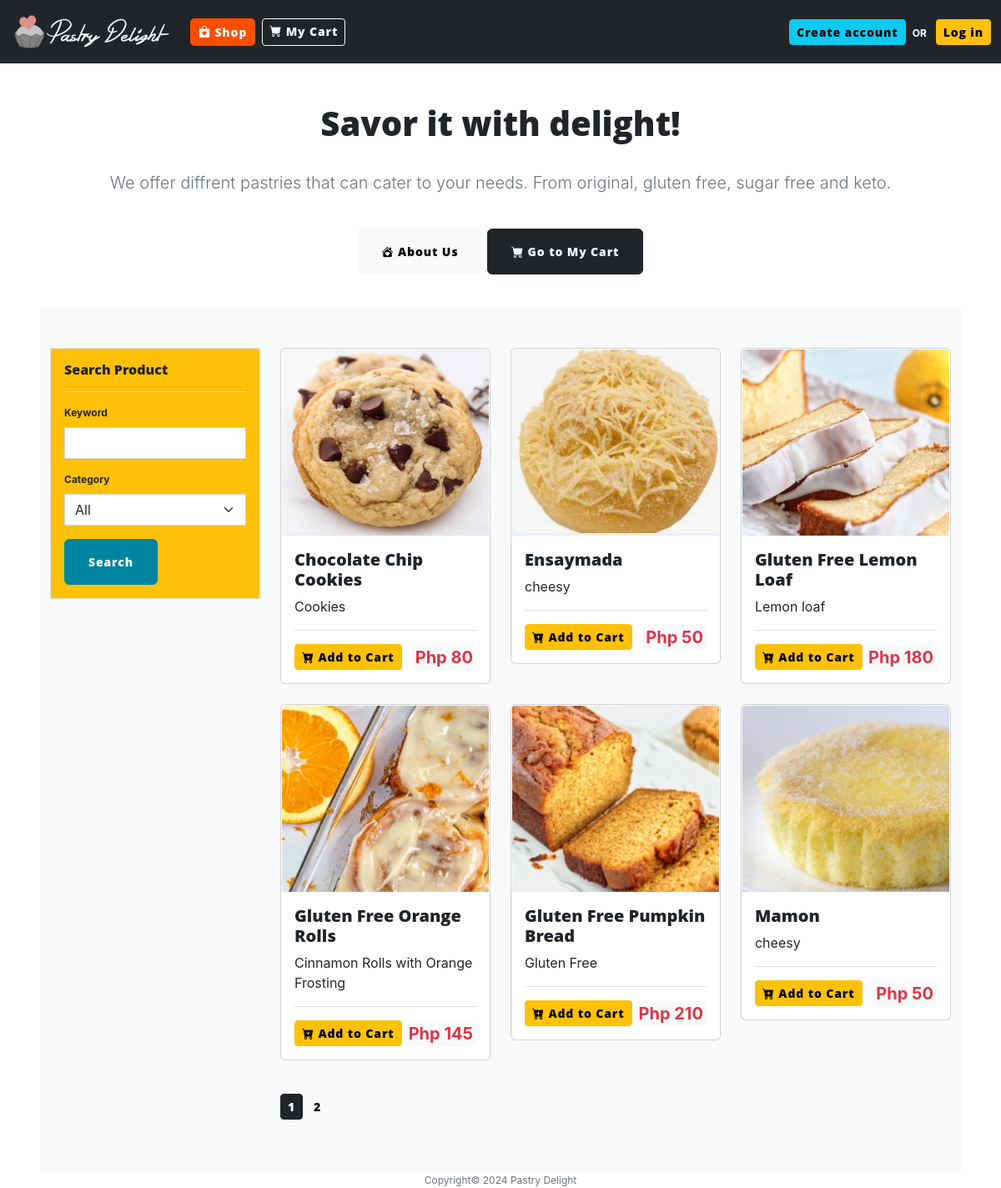
Before: / with the older database file.
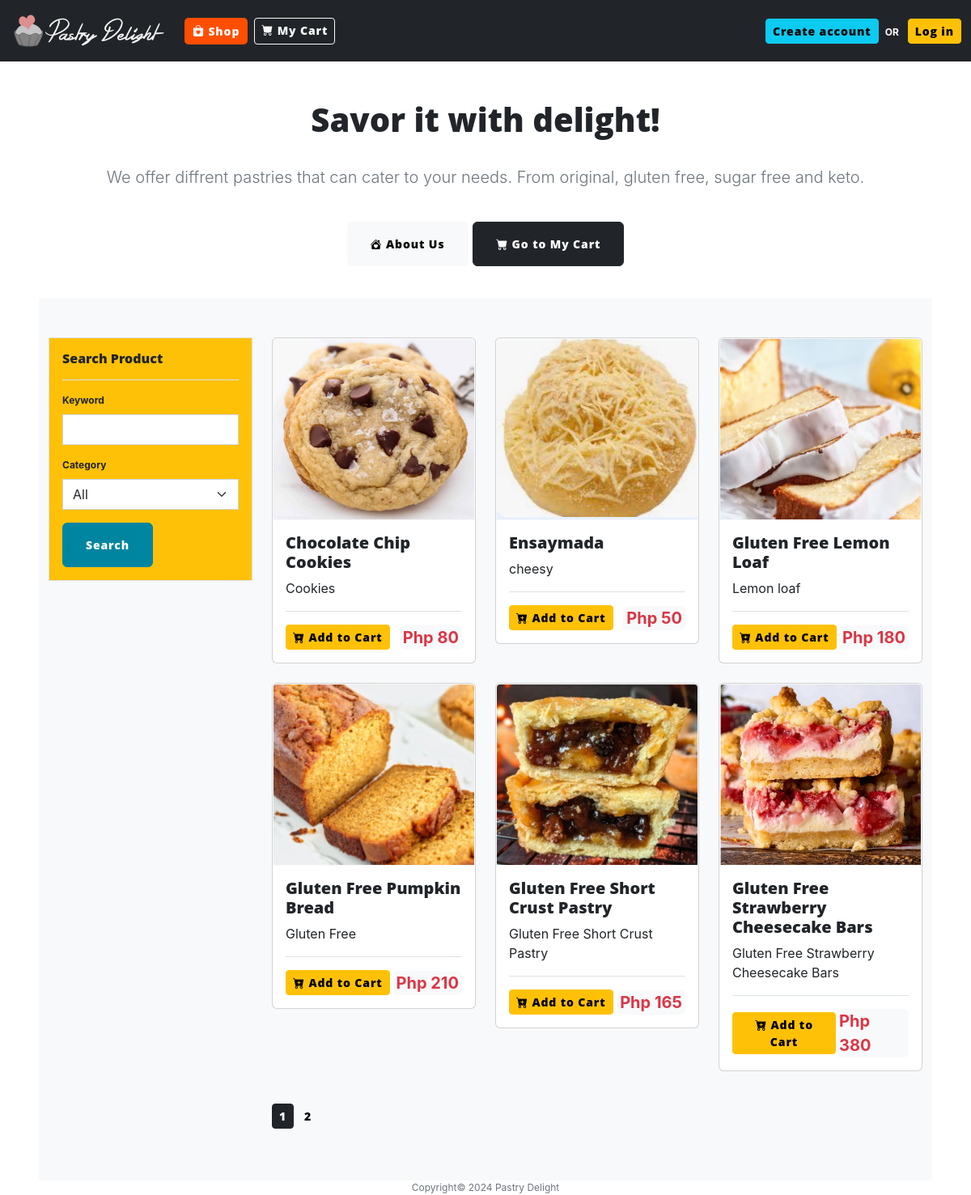
After: the same page with the newer database file.
### model.py (models this page shows, shortened)
class Product(db.Model):
    __tablename__ = "product"
    id: Mapped[int] = mapped_column(primary_key=True)
    name: Mapped[str] = mapped_column(String(250), unique=True)
    code: Mapped[str] = mapped_column(String(20), nullable=True, unique=True)
    price: Mapped[float] = mapped_column(Float)
    description: Mapped[str] = mapped_column(String(250), nullable=True)
    remarks: Mapped[str] = mapped_column(String(250), nullable=True)
    status: Mapped[str] = mapped_column(String(100))
    img_path: Mapped[str] = mapped_column(String(250), nullable=True)
    product_category_id: Mapped[int] = mapped_column(ForeignKey("product_category.id"))
    product_category = relationship("ProductCategory", back_populates="products")
    created_date: Mapped[datetime] = mapped_column(DateTime(timezone=False), server_default=func.now(), nullable=False)
    user_id: Mapped[int] = mapped_column(ForeignKey("user.id"))
    created_by = relationship("User", back_populates="products")

### main.py (the view)
@app.route("/", methods=["GET", "POST"])
def home():
    if 'cart' not in session:
        session['cart'] = db_connect.cart
        session['order'] = db_connect.order
    cart = session['cart']
    db_connect.records_per_page = RECORDS_PER_PAGE_HOME
    page = request.args.get('page', 1, type=int)
    per_page = db_connect.records_per_page
    offset = (page - 1) * per_page
    is_admin = False
    form = ProductSearchForm()
    categories = db_connect.get_product_categories()
    form.category.choices = [('0', 'All')]
    form.category.choices.extend([(categ.id, categ.name) for categ in categories])
    form_cart = AddtoCartForm()
    if current_user.is_authenticated:
        user_access = db_connect.get_user_access(**{'user_id': current_user.id, 'user_group_id': 1})
        if user_access:
            is_admin = True
    if 'search_home_criteria' not in session:
        session['search_home_criteria'] = {
            'keyword': "%%",
            'category': 0
        }
    search_criteria = session['search_home_criteria']
    if request.method == "POST":
        page = 1
        search_criteria["keyword"] = f"%{form.keyword.data}%"
        search_criteria["category"] = form.category.data
        session['search_home_criteria'] = search_criteria
    else:
        if "search_home_criteria" in session:
            get_search_criteria = session['search_home_criteria']
            form.keyword.data = get_search_criteria["keyword"].replace("%", "")
            form.category.data = get_search_criteria["category"]
    if int(search_criteria["category"]) > 0:
        products = db_connect.get_products(keyword=search_criteria["keyword"], page=page,
                                           **{'status': 'ACTIVE', 'product_category_id': search_criteria["category"]})
    else:
        products = db_connect.get_products(keyword=search_criteria["keyword"], page=page,
                                           **{'status': 'ACTIVE'})
    return render_template("home.html", products=products,cart=cart, form=form, form_cart=form_cart, is_admin=is_admin,
                           now=DATE_NOW)

### form.py
class ProductSearchForm(FlaskForm):
    keyword = StringField('Keyword')
    category = SelectField('Category')
    submit_btn = SubmitField('Search',render_kw={'class':'btn-sm btn-dark'})

class AddtoCartForm(FlaskForm):
    qty = IntegerField('Quantity', validators=[DataRequired(),NumberRange(min=1)])
    submit_btn = SubmitField('Add to Cart')

### model.py (called while the page is built)
    def get_product_categories(self):
        record_list = self.db.session.execute(db.select(ProductCategory).order_by(ProductCategory.name)).scalars().all()
        return record_list

### templates/home.html (shortened to what this page needs)
{% include "header.html" %}
{% from "bootstrap5/form.html" import render_form, render_field %}
<body class="body_home">
<main role="main" class="pt-5">
    <section class="jumbotron text-center">
        <div class="container">
            <h1 class="jumbotron-heading">Savor it with delight!</h1>
            <p class="lead text-muted">We offer diffrent pastries that can cater to your needs.
                From original, gluten free, sugar free and keto.</p>
            <p>
                <a href="{{ url_for('about_us') }}" class="btn btn-light my-2">
                    <i class="bi bi-house-heart-fill"></i>
                    About Us
                </a>
                <a href="{{ url_for('my_cart') }}" class="btn btn-dark my-2 position-relative">
                    <i class="bi bi-cart-fill"></i>
                    Go to My Cart
                </a>
            </p>
        </div>
    </section>
    <div class="album py-5 bg-light bg-opacity-90 mx-5">
        <div class="container">
            <div class="row">
                <div class="col-md-3">
                    <div class="border border-1 bg-warning  p-3">
                        <h6>Search Product</h6>
                        <hr/>
                        <div class="fs-7">
                            {{ render_form(form) }}
                        </div>
                    </div>
                </div>
                <div class="col-md-9">
                    <div class="row">
                        {% if products.total > 0 %}
                        {% for product in products: %}
                        <div class="col-md-4">
                            <div id="prod{{ product.id}}" class="card mb-4 box-shadow">
                                {% if product.img_path: %}
                                <img id="prodimg{{product.id}}" class="card-img-top border border-1 border-light" alt="{{product.name}}"
                                     src="{{ url_for('static', filename='images/products/'+product.img_path) }}"
                                     data-holder-rendered="true" style="height: 225px; width: 100%; display: block;">
                                {% else %}
                                <img id="prodimg{{product.id}}" class="card-img-top border border-1 border-light" alt="{{product.name}}"
                                     src="{{ url_for('static', filename='images/products/cupcake.png') }}"
                                     data-holder-rendered="true" style="height: 285px; width: 100%; display: block;">
                                {% endif %}
                                <div class="card-body">
                                    <h5 id="prodname{{ product.id}}">{{ product.name }}</h5>
                                    <div id="proddesc{{ product.id}}" class="card-text fs-6">{{ product.description }}</div>
                                    <hr/>
                                    <div class="d-flex justify-content-between align-items-center">
                                        <div class="btn-group">
                                            <button id="addtocart_{{product.id}}" type="button" class="btn btn-sm btn-warning" data-bs-toggle="modal"
                                                    data-bs-target="#addtocart">
                                                <i class="bi bi-cart-plus-fill"></i> Add to Cart
                                            </button>
                                        </div>
                                        <small class="bg-light text-danger fw-bold fs-5 px-1 rounded">Php {{ '%02d' %
                                            product.price }}</small>
                                    </div>
                                </div>
                            </div>
                        </div>
                        {% endfor %}
                        <div class="bg-light py-3 fs-6 fw-bold">
                            {% for i in range(1,products.pages+1): %}
                            <a href="{{ url_for('home',page=i) }}" class="btn btn-sm {% if products.page == i %}btn-dark{%else%} btn-light{%endif%}">
                                {{ i }}
                            </a>
                            {% endfor %}
                        </div>
                        {% else %}
                        <div class="alert alert-secondary bg-secondary text-center text-white fw-bold">
                            No products found.
                        </div>
                        {% endif %}
                    </div>
                </div>
            </div>
        </div>
    </div>
</main>
{% include "footer.html" %}
</body>

### templates/header.html (shortened to what this page needs)
<!DOCTYPE html>
<html lang="en">
<head>
    {% block styles %}
    {{ bootstrap.load_css() }}
    <link
            href="{{ url_for('static', filename='css/style.css') }}"
            rel="stylesheet"
    />
    <link href="https://cdn.jsdelivr.net/npm/bootstrap-icons/font/bootstrap-icons.css" rel="stylesheet">
    {% endblock %}
</head>
<body>
<nav class="navbar navbar-expand-lg navbar-dark bg-dark">
    <div class="container-fluid">
        <a class="navbar-brand" href="{{ url_for('home') }}">
            <img class="logo" alt="Pastry Delight"
                 src="{{ url_for('static', filename='images/pd_horizontal_white.png') }}">
        </a>
        <div class="collapse navbar-collapse" id="navbarSupportedContent">
            <ul class="navbar-nav mb-2 mb-lg-0">
                <li class="nav nav-item me-2">
                     <a class="btn btn-outline-light btn-sm {% if request.path == '/' %}active{% endif %}" aria-current="page" href="{{ url_for('home') }}">
                        <i class="bi bi-bag-heart-fill"></i>
                        Shop
                    </a>
                </li>
                <li class="nav nav-item me-2">
                    <a class=" btn btn-outline-light btn-sm" aria-current="page" href="{{ url_for('my_cart') }}">
                        <i class="bi bi-cart-fill"></i>
                        My Cart
                    </a>
                </li>
            </ul>
            <ul class="navbar-nav navbar-right">
                {% if current_user.is_authenticated %}
                <li class="fw-bold text-white me-3 fs-5 nav-item dropdown">
                    <a class="dropdown-toggle text-white fs-6"  role="button"
                       data-bs-toggle="dropdown" aria-expanded="false">
                        <i class="bi bi-person-circle me-2"></i>
                        Hi, {{ current_user.fname }}
                    </a>
                     <ul class="dropdown-menu" aria-labelledby="navbarDropdown">
                        <li>
                            <a class="dropdown-item" href="{{ url_for('profile') }}">
                                <i class="bi bi-person-fill-gear me-2"></i>Profile Settings
                            </a>
                        </li>
                     </ul>
                </li>
                <li class="nav-item">
                    <a href="{{ url_for('logout') }}" class="btn btn-secondary btn-sm">Log out</a>
                </li>
                {% else %}
                <li class="nav-item">
                    <a href="{{ url_for('register') }}" class="btn btn-info btn-sm">Create account</a>
                </li>
                <li class="nav-item">
                    <span class="text-white px-2 fs-7 fw-bold">OR </span>
                    <a href="{{ url_for('login') }}" class="btn btn-warning btn-sm">Log in</a>
                </li>
                {% endif %}
            </ul>
        </div>
    </div>
</nav>

### templates/footer.html (shortened to what this page needs)
<div class="container">
    <div class="row">
        <div class="text-center text-muted fs-7">
            Copyright© {{ now.year }} Pastry Delight
        </div>
    </div>
</div>

Changed rows visible on the page:
no longer on this page (row edited): Product: img_path (picture), name "Gluten Free Orange Rolls", description "Cinnamon Rolls with Orange Frosting", price "145"
no longer on this page (row unchanged): Product: img_path (picture), name "Mamon", description "cheesy", price "50"
added Product: img_path (picture), name "Gluten Free Short Crust Pastry", description "Gluten Free Short Crust Pastry", price "165"
added Product: img_path (picture), name "Gluten Free Strawberry Cheesecake Bars", description "Gluten Free Strawberry Cheesecake Bars", price "380"
